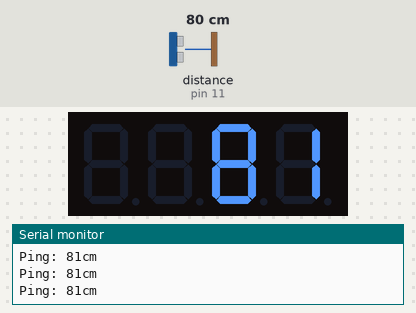
The sketch below on a simulated Arduino Uno, built with avr-gcc and run on an emulated ATmega328P. Parts: 4-digit seven-segment display, the last lines printed to the serial monitor. The inputs (shaded band) are chosen by the test bench; at power-on: distance to the obstacle (sensor on pin 11) 80 cm. The echo pulse lasts 58.3 µs per cm.

Above: at 1.2 s.
1.3 s: distance to the obstacle (sensor on pin 11) set to 250 cm
At 1.35 s:
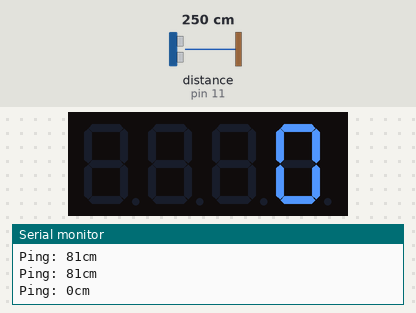
2.8 s: distance to the obstacle (sensor on pin 11) set to 2 cm
At 3.4 s:
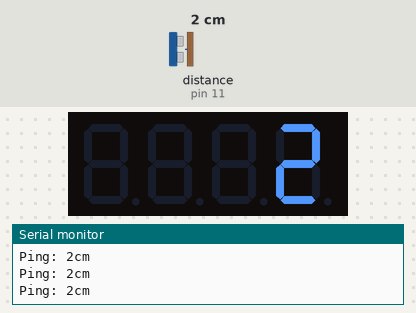
5.8 s: distance to the obstacle (sensor on pin 11) set to 4 cm
At 6.1 s:
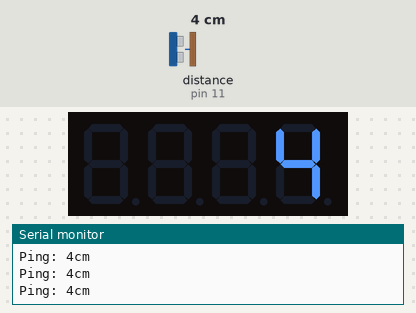
Timing chart, 0 to 8.8 s (numbered marks = the images above; inputs shaded):
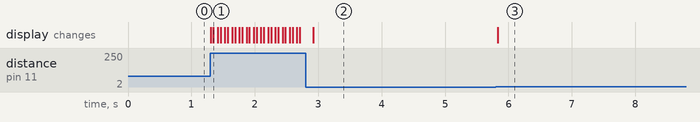

Measured:
- after the input at 1.3 s, the display: first changes at once (image 1 shows a later state)
- after the input at 2.8 s, the display: changes after 0.12 s (image 2)
- after the input at 5.8 s, the display: changes at once (image 3)

The sketch:

DISTANCE_MEASURING_BOT.ino
```cpp
#include <NewPing.h>
#include <Arduino.h>
#include <TM1637Display.h>

#define TRIG 12
#define ECHO 11
#define MAX_DISTANCE 200
#define CLK 2
#define DIO 3

NewPing CALCULATE_DISTANCE(TRIG,ECHO,MAX_DISTANCE);

TM1637Display display(CLK, DIO);

void setup() {
  Serial.begin(115200);
}

void loop() {
  display.setBrightness(0x0f);
  uint8_t digits[] = { 0x0, 0x0, 0x0, 0x0 };
  display.setSegments(digits);
  int separation = CALCULATE_DISTANCE.ping_cm();// get the distance and store it in "distance" variable
                     // Wait 50ms between pings (about 20 pings/sec). 29ms should be the shortest delay between pings.
  Serial.print("Ping: ");
  Serial.print(CALCULATE_DISTANCE.ping_cm()); // Send ping, get distance in cm and print result (0 = outside set distance range)
  Serial.println("cm");
  display.showNumberDec(separation, false, 3,1);
  delay(50);
}
```
